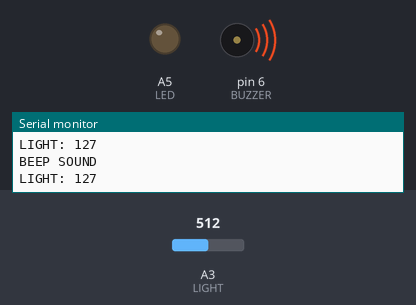
Bench run of a sketch on a simulated Arduino Uno, built with avr-gcc and run on an emulated ATmega328P. On the bench: output pins drawn as LEDs (lit = HIGH), buzzer (waves = sounding), the last lines printed to the serial monitor. The test bench sets the inputs (shaded band); at power-on: A3 (LIGHT) = 512.

Above: at 1.2 s.
1.3 s: A3 (LIGHT) set to 416
2.8 s: A3 (LIGHT) set to 390
At 4.0 s:
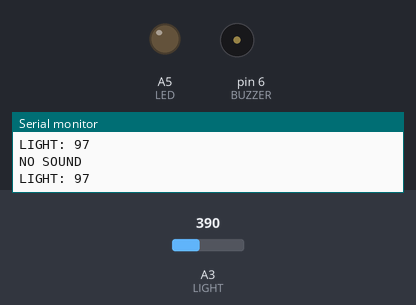
4.3 s: A3 (LIGHT) set to 716
At 5.4 s:
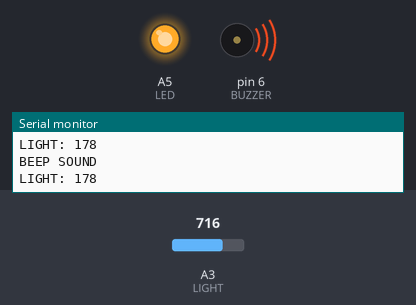
6.0 s: A3 (LIGHT) set to 527
7.5 s: A3 (LIGHT) set to 497
At 8.2 s:
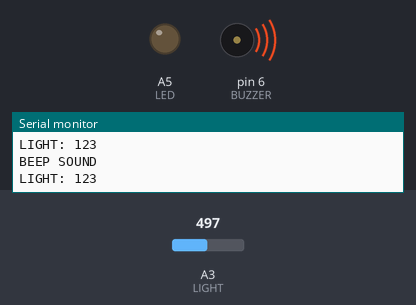
9.2 s: A3 (LIGHT) set to 306
At 9.5 s:
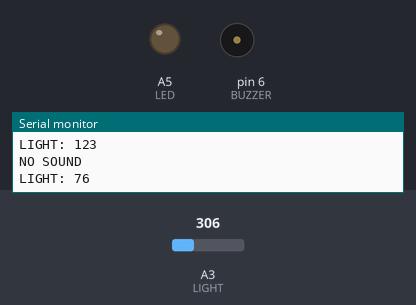
Timing chart, 0 to 11.7 s (numbered marks = the images above; inputs shaded):
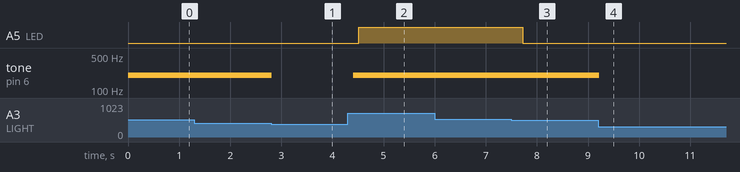

Measured:
- the behaviour switches between 406 and 405 on A3 (LIGHT) (found by bisection; images 0 and 1)
- the behaviour switches between 514 and 513 on A3 (LIGHT) (found by bisection; images 2 and 3)
- after the input at 2.8 s, tone on pin 6 (BUZZER): 200 Hz → silent at once
- after the input at 4.3 s, A5 (LED): LOW → HIGH after 0.21 s; tone on pin 6 (BUZZER): silent → 200 Hz after 0.11 s
- after the input at 7.5 s, A5 (LED): HIGH → LOW after 0.22 s
- after the input at 9.2 s, tone on pin 6 (BUZZER): 200 Hz → silent at once

The sketch:

6.Spec1_Ambient_light_sensor_beep.ino
```cpp
#define LIGHT A3
#define LED A5

int BUZZER = 6;

void setup() {
  // put your setup code here, to run once:
  Serial.begin(9600);
  pinMode(LIGHT, INPUT);
  pinMode(LED, OUTPUT);
  pinMode(BUZZER, OUTPUT);
}

void loop() {
  // put your main code here, to run repeatedly:
  int value = analogRead(LIGHT);
  int data = map(value, 0, 1023, 0, 255);

  if(data > 100){
    tone(BUZZER, 200);
    delay(100);
    Serial.print("BEEP SOUND \n");
    }
  else {
    noTone(BUZZER);
    delay(100);
    Serial.print("NO SOUND \n");
    }

  Serial.print("LIGHT: ");
  Serial.println(data);

  analogWrite(LED, data);

  delay(100);
}
```
